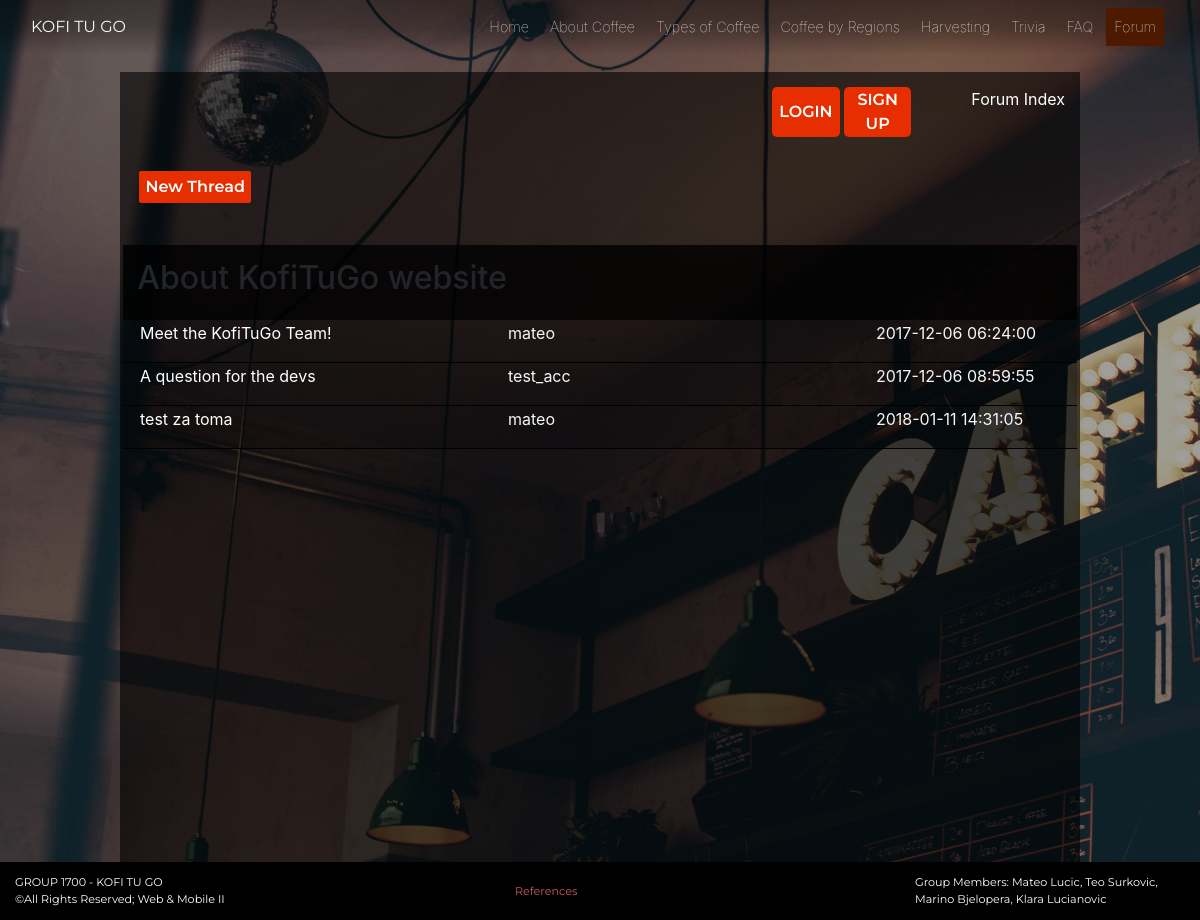
The app's page /pages/forum/forum_pages/category.php?id=1 with its own data.
### tables this page shows
CREATE TABLE `categories` (
  `cat_id` int(8) NOT NULL AUTO_INCREMENT,
  `cat_name` varchar(255) NOT NULL,
  `cat_description` varchar(255) NOT NULL,
  PRIMARY KEY (`cat_id`),
  UNIQUE KEY `cat_name_unique` (`cat_name`)
);

CREATE TABLE `topics` (
  `topic_id` int(8) NOT NULL AUTO_INCREMENT,
  `topic_subject` varchar(255) NOT NULL,
  `topic_date` datetime NOT NULL,
  `topic_cat` int(8) NOT NULL,
  `topic_by` int(8) NOT NULL,
  PRIMARY KEY (`topic_id`),
  KEY `topic_cat` (`topic_cat`),
  KEY `topic_by` (`topic_by`),
  CONSTRAINT `topics_ibfk_1` FOREIGN KEY (`topic_cat`) REFERENCES `categories` (`cat_id`) ON DELETE CASCADE ON UPDATE CASCADE,
  CONSTRAINT `topics_ibfk_2` FOREIGN KEY (`topic_by`) REFERENCES `users` (`user_id`) ON UPDATE CASCADE
);

CREATE TABLE `users` (
  `user_id` int(8) NOT NULL AUTO_INCREMENT,
  `user_name` varchar(30) NOT NULL,
  `user_pass` varchar(255) NOT NULL,
  `user_email` varchar(255) NOT NULL,
  `user_date` datetime NOT NULL,
  `user_level` int(8) NOT NULL,
  PRIMARY KEY (`user_id`),
  UNIQUE KEY `user_name_unique` (`user_name`)
);

### src/pages/forum/forum_includes/conn_functions.inc (the view, shortened to what this page needs)
<?php
    function resultToArray($result){
        $rows = array();
        while($row = $result->fetch_assoc()){
            $rows[] = $row;
        }
        return $rows;
    }
    function populateTopicsFromCategory($conn,$id){
        $get_threads = "SELECT * FROM topics WHERE topic_cat = ".$id;
        $result = $conn->query($get_threads);
        $parsed_result = resultToArray($result);
        foreach ($parsed_result as $value){
            echo '<div class="topic_container">';
            echo '<div class="topic_name">';
            echo '<p><a href="thread.php?id='.$value['topic_id'].'">'.$value['topic_subject'].'</a></p>';
            echo '</div>';
            echo '<div class="topic_poster">';
            echo '<p>'.getPosterName($conn,$value['topic_by']).'</p>';
            echo '</div>';
            echo '<div class="topic_post_date">';
            echo '<p>'.$value['topic_date'].'</p>';
            echo '</div></div>';
        }
    }
    function getCategoryName($conn,$catID){
        $result = $conn->query("SELECT cat_name FROM categories WHERE cat_id =".$catID );
        $returnValue = $result->fetch_assoc();
        return $returnValue['cat_name'];
    }
    function getPosterName($conn,$posterID){
        $result = $conn->query("SELECT user_name FROM users WHERE user_id = ".$posterID);
        $returnValue = $result->fetch_assoc();
        return $returnValue['user_name'];
    }
    function configureLoginElement($conn,$targetLocation){
        if(!isset($_SESSION['uid'])){
            echo '<button id="login">LOGIN</button>';
            echo '<button id="signup">SIGN UP</button>';
        }
        else{
            echo '<p>Welcome, '.getUserName($conn,$_SESSION['uid']).'</p><form action="'.$targetLocation.'" method="post"><input id ="login" type="submit" value="LOGOUT"></form>';
        }
    }
?>

### src/pages/forum/forum_pages/category.php (shortened to what this page needs)
<?php
include_once "../forum_includes/forum_header.inc";
$id = $_GET['id'];
$conn = connect_forum($username,$password,$database);
?>
<div class="button_holder">
    <button id="thread_button" class="forum-buttons-other" onclick="displayOptions(<?php echo isset($_SESSION['uid'])?>)">New Thread</button>
</div>
<div class="new_thread_form_holder">
</div>
<div class="content_container">
    <div class="category_name">
        <h2>
            <?php echo getCategoryName($conn,$id);?>
        </h2>
    </div>
    <?php
        populateTopicsFromCategory($conn,$id);
    ?>
</div>
    </div>
<?php
include_once "../../includes/footer.inc";

### src/css/style.css (style rules this page uses)
.forum_holder a { color: white; }
#login { margin-left: 5%; border-radius: 5px; border: none; width: 100%; height: 100%; background-color: #e62e00; font-family: 'Montserrat', sans-serif; color: #fff; font-weight: 600; }
#signup { margin-left: 3%; border-radius: 5px; border: none; width: 100%; height: 100%; background-color: #e62e00; font-family: 'Montserrat', sans-serif; color: #fff; font-weight: 600; }
.forum-buttons-other { width: 7rem; height: 2em; background-color: #e62e00; font-family: 'Montserrat', sans-serif; color: #fff; font-weight: 600; border-radius: 2px; border: none; margin: 2%; }
.content_container { display: flex; padding: 3px; flex-direction: column; border-radius: 5px; }
.category_name { display: flex; width: 100%; background-color: rgba(0,0,0, 0.8);; padding: 1.5%; }
.topic_container { display: flex; flex-direction: row; border-bottom: 1px solid black; background: rgba(0, 0, 0, .2); padding: 1px 17px; }
.topic_name { display:flex; width: 40%; flex-direction: column; justify-content: center; }
.topic_poster { display:flex; width: 40%; flex-direction: column; justify-content: center; }
.topic_post_date { display:flex; width: 20%; flex-direction: column; justify-content: center; }
.new_thread_form_holder { padding: 1%; }
#hero-msg-div, h1, p, #logo { color: whitesmoke !important; }
body { background-image: linear-gradient(rgba(0, 0, 0, 0.3), rgba(0, 0, 0, 0.3), rgba(0, 0, 0, 0.3)), url("../assets/images/hero.jpg"); background-size: cover; background-repeat: no-repeat; min-height: 100vh; background-attachment: fixed; min-height: 100vh; }

### records on screen
categories: cat_name "About KofiTuGo website"
topics: topic_subject "Meet the KofiTuGo Team!", topic_by.user_name "mateo", topic_date "2017-12-06 06:24:00"
topics: topic_subject "A question for the devs", topic_by.user_name "test_acc", topic_date "2017-12-06 08:59:55"
topics: topic_subject "test za toma", topic_by.user_name "mateo", topic_date "2018-01-11 14:31:05"
